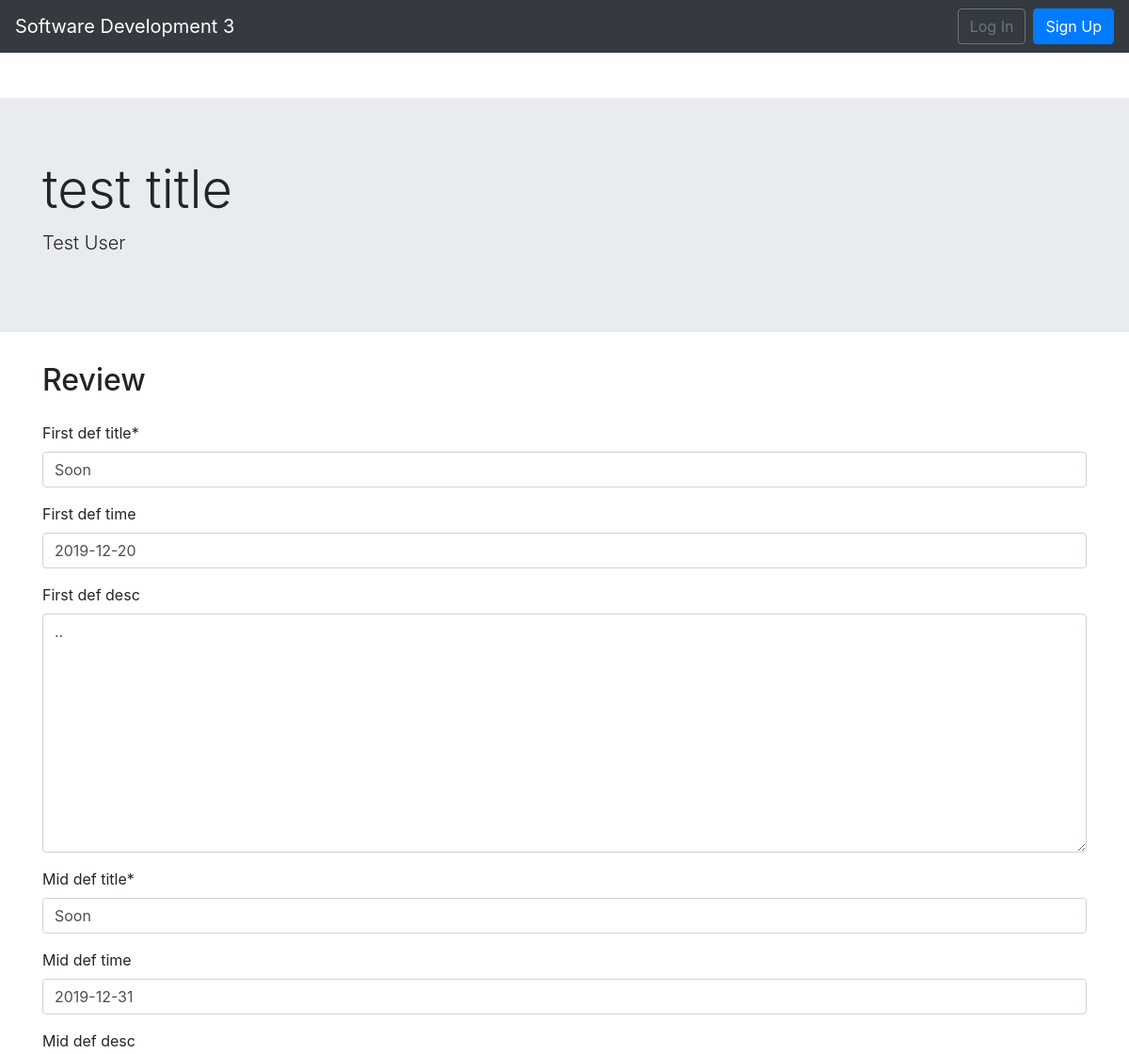
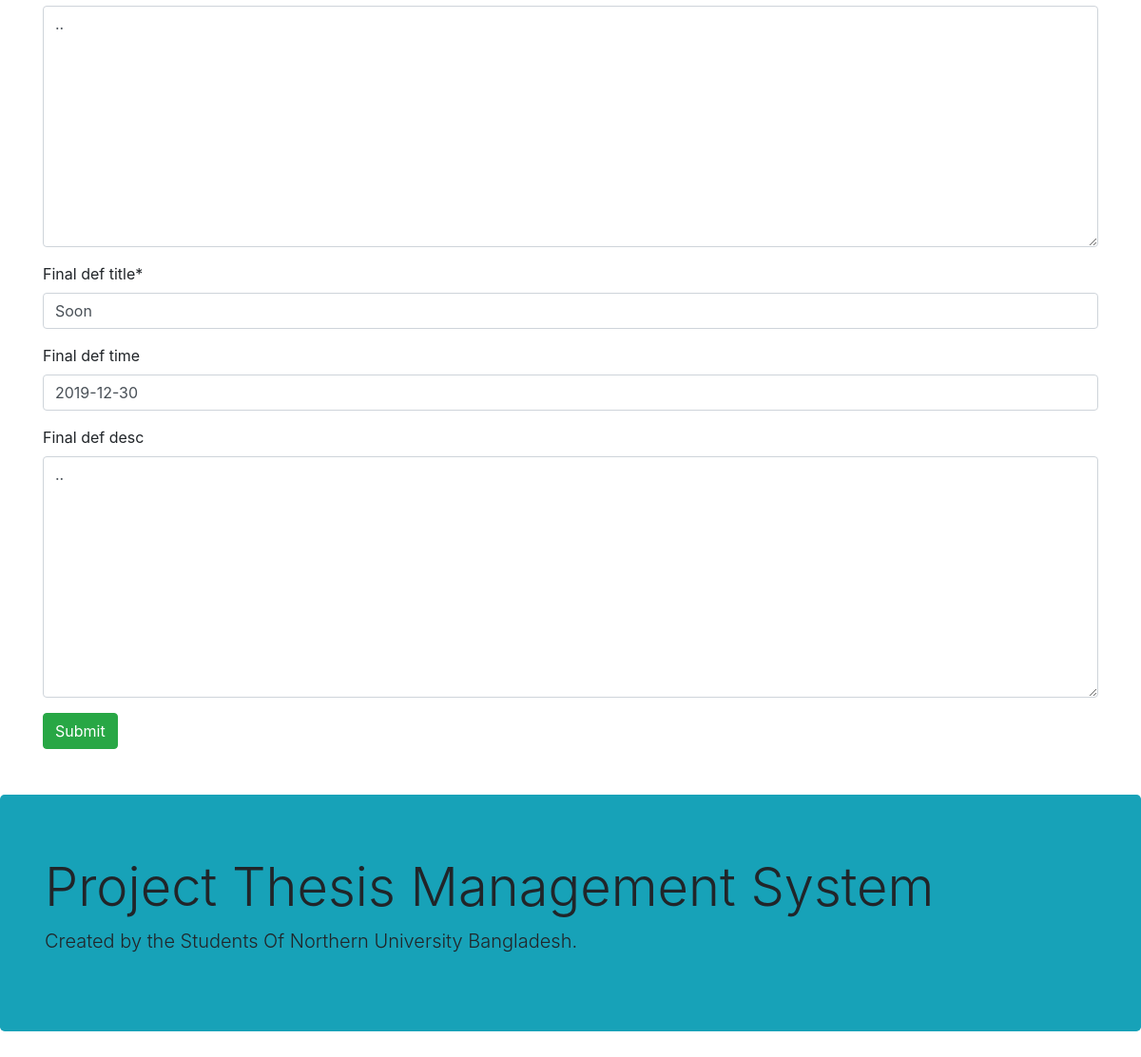
The app's page /teacher/review/2, older data (2 pictures, top to bottom).
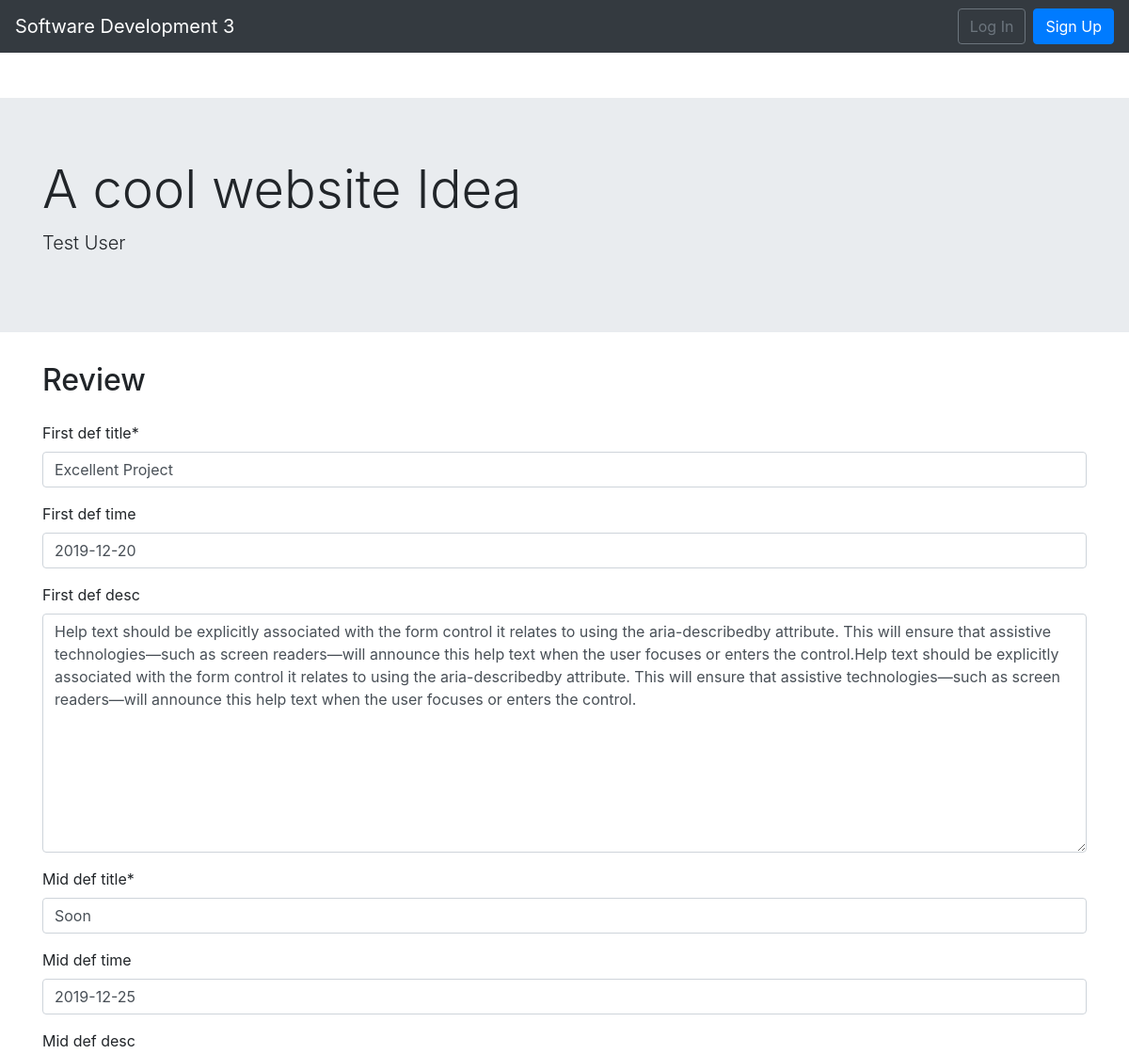
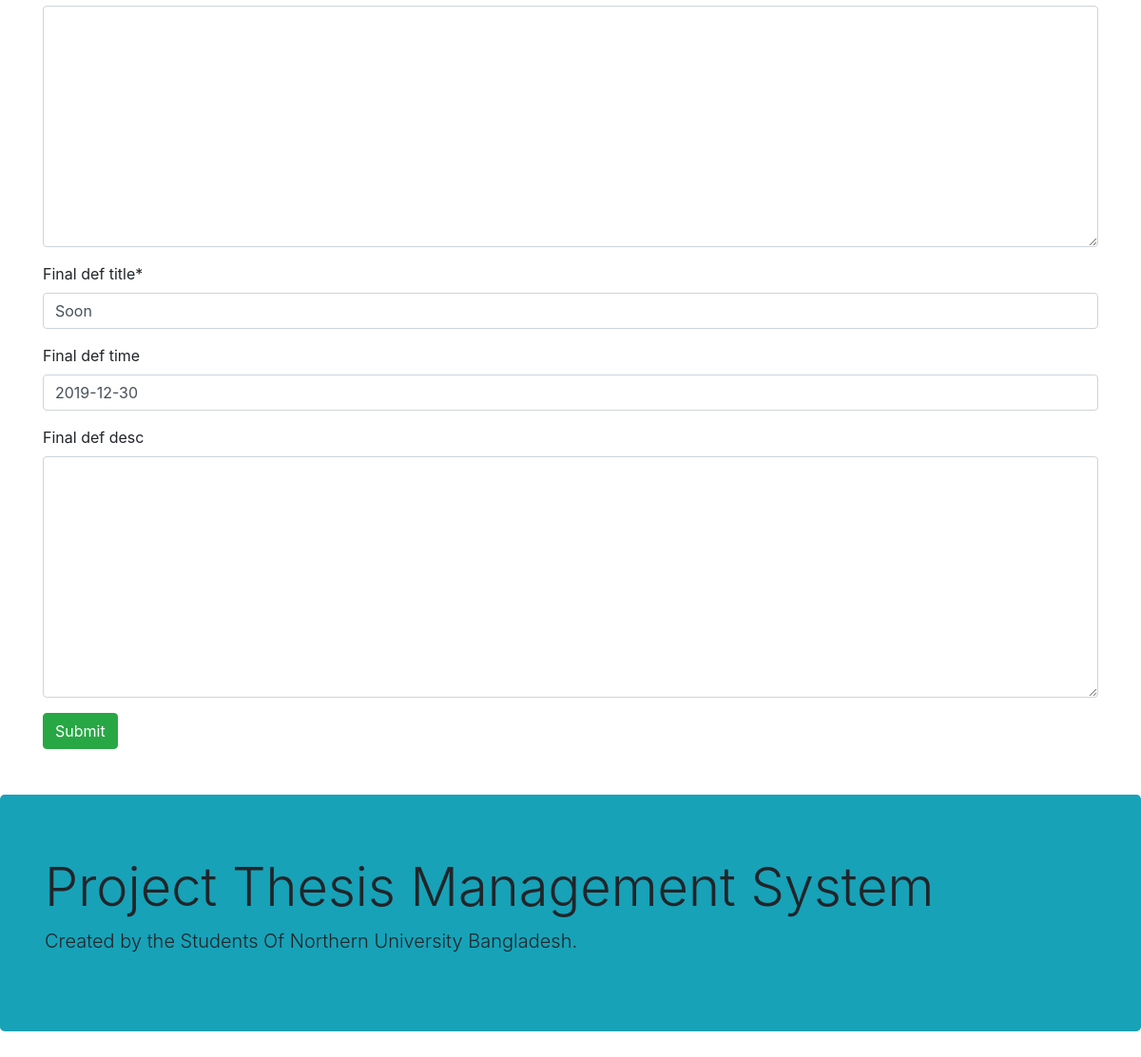
The same page, newer data (2 pictures, top to bottom).
### home/models.py (models this page shows, shortened)
class ProjectModel(models.Model):
    student_key = models.OneToOneField(
        'auth.user',
        on_delete=models.CASCADE,
        primary_key=True,
    )
    title = models.CharField(max_length=255)
    subtitle = models.CharField(max_length=255, null=True)
    teacher = models.CharField(
        max_length=255,
        default="",
        null=True,
        blank=True
    )
    description = models.TextField()
    first_def_title = models.CharField(max_length=255, default="Soon")
    first_def_time = models.DateField(null=True, blank=True)
    first_def_desc = models.TextField(default="", null=True, blank=True)
    mid_def_title = models.CharField(max_length=255, default="Soon")
    mid_def_time = models.DateField(null=True, blank=True)
    mid_def_desc = models.TextField(default="", null=True, blank=True)
    final_def_title = models.CharField(max_length=255, default="Soon")
    final_def_time = models.DateField(null=True, blank=True)
    final_def_desc = models.TextField(default="", null=True, blank=True)

### home/views.py (the view)
class TeacherReviewView(UpdateView):
    model = ProjectModel
    context_object_name = 'project'
    fields = ('first_def_title', 'first_def_time', 'first_def_desc', 'mid_def_title',
              'mid_def_time', 'mid_def_desc', 'final_def_title', 'final_def_time', 'final_def_desc',)
    template_name = 'teacher/teacher_review.html'

### templates/teacher/teacher_review.html (shortened to what this page needs)
{% extends 'base.html' %}
{% load crispy_forms_tags %}
{% block content %}
<div class="jumbotron jumbotron-fluid">
    <div class="container">
        <h1 class="display-4">{{ project.title }}</h1>
        <p class="lead">{{ project.student_key.first_name }} {{ project.student_key.last_name }}</p>
    </div>
</div>
<div class="container">
    <h2 class="mt-4 mb-4">Review</h2>
    <form action="" method="post">
        {{ form|crispy }}
        <button class="btn btn-success" type="submit">Submit</button>
    </form>
</div>
{% endblock content %}

Row changes from the older to the newer data that the page shows:
changed ProjectModel "Soon": title "test title" → "A cool website Idea"; first_def_title "Soon" → "Excellent Project"; first_def_desc ".." → "Help text should be explicitly associated with the form control it relates to using the aria-describedby attribute. This will ensure that assistive technologies—such as screen readers—will announce this help text when the user focuses or enters the control.Help text should be explicitly associated with the form control it relates to using the aria-describedby attribute. This will ensure that assistive technologies—such as screen readers—will announce this help text when the user focuses or enters the control."; mid_def_time "2019-12-31" → "2019-12-25"; mid_def_desc ".." → (not shown); final_def_desc ".." → (not shown)
